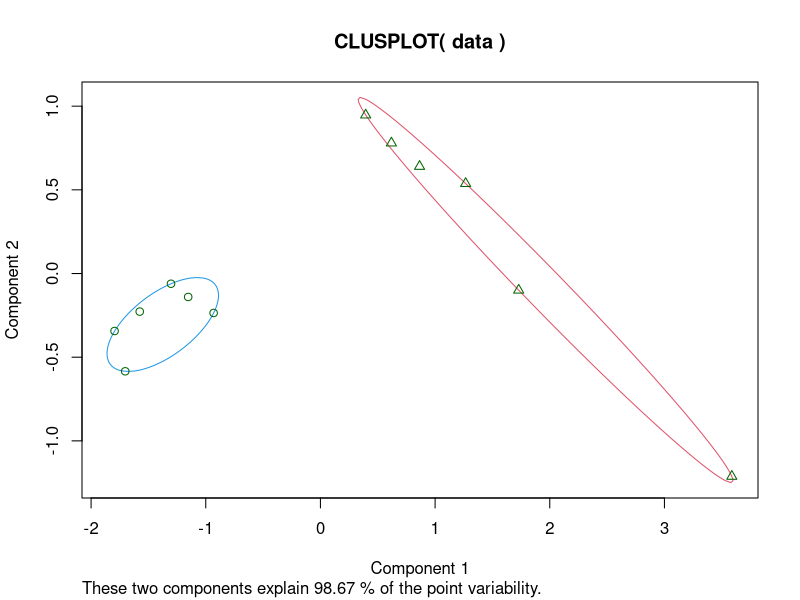
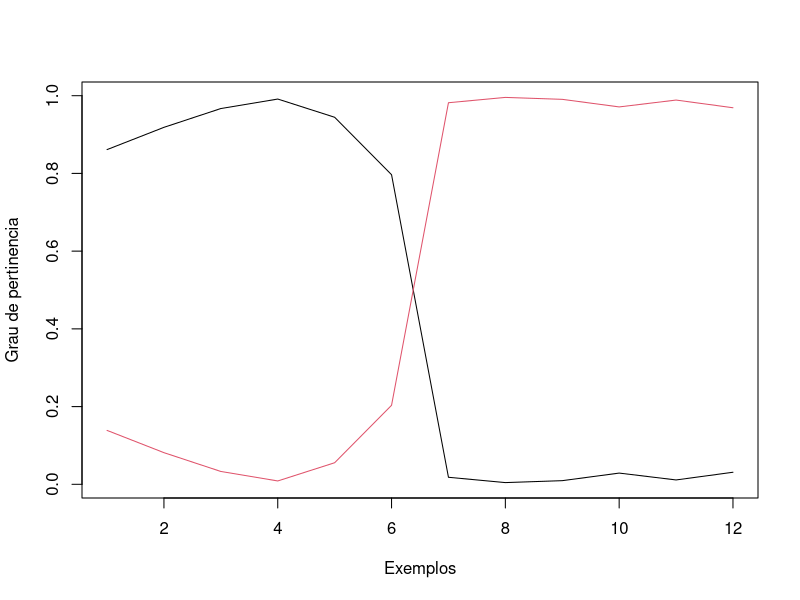

Generate these figures, in order, with R:
###AGRUPAMENTO###

min.max <- function(valor, min, max){
  valor_normalizado <- (valor - min(valor))/(max(valor) - min(valor))
  return(valor_normalizado)
}


###K-Means
data <- read.table("globalsesAgrupamento.csv", header = TRUE, sep = ",")
data$ses <- min.max(data$ses,0,1)
data$gdppc <- min.max(data$gdppc,0,1)
data$yrseduc <- min.max(data$yrseduc,0,1)
#funcao kmeans() do pacote stats
#kmeans(dados, k, iteracoes)
status <- kmeans(data, 2, iter.max = 5)
perfis_ses <- status$cluster
#visualizando graficamente
#install.packages("cluster")
library(cluster)
clusplot(data, perfis_ses, color=TRUE, lines = 0)

###Fuzzy C-Means
library("e1071")
statusFuzzy <- cmeans(data, 2)
statusFuzzy
#vendo graficamente
matplot(statusFuzzy$membership, type = "l", lty = 1, 
        xlab = "Exemplos", ylab = "Grau de pertinencia")




